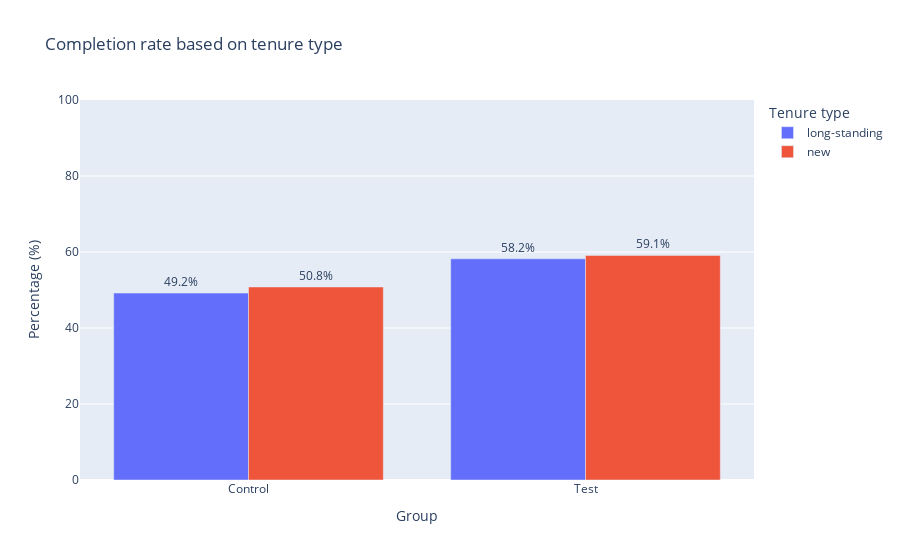

Notebook code cell kept with this figure:
### Code cell
fig = go.Figure()

# Add bars for each age group
tenure_types = df_concat_tenure['tenure_type'].unique()
for tenure_type in tenure_types:
    filtered_df_viz = df_concat_tenure[df_concat_tenure['tenure_type'] == tenure_type]
    fig.add_trace(go.Bar(
        name=tenure_type,
        x=filtered_df_viz['variation'],
        y=filtered_df_viz['percentage_per_tenure_type'],
        text=filtered_df_viz['percentage_per_tenure_type'].astype(str) + '%',  # Add percentage text
        textposition='outside'  # Display text above the bars
    ))

# Change the bar mode
fig.update_layout(
    barmode='group',
    title='Completion rate based on tenure type',
    xaxis_title='Group',
    yaxis_title='Percentage (%)',
    yaxis=dict(range=[0, 100]),
    legend_title='Tenure type',
    font=dict(size=12)
)

fig.show()

### Figure 1 — Plotly figure (JSON) as saved in the notebook; plotly's stock layout.template omitted (floating-point values rounded to 4 significant figures)
{"data": [{"name": "long-standing", "text": ["49.2%", "58.2%"], "textposition": "outside", "type": "bar", "x": ["Control", "Test"], "y": [49.2, 58.2]}, {"name": "new", "text": ["50.8%", "59.1%"], "textposition": "outside", "type": "bar", "x": ["Control", "Test"], "y": [50.8, 59.1]}], "layout": {"barmode": "group", "font": {"size": 12}, "legend": {"title": {"text": "Tenure type"}}, "title": {"text": "Completion rate based on tenure type"}, "xaxis": {"title": {"text": "Group"}}, "yaxis": {"range": [0, 100], "title": {"text": "Percentage (%)"}}}}
